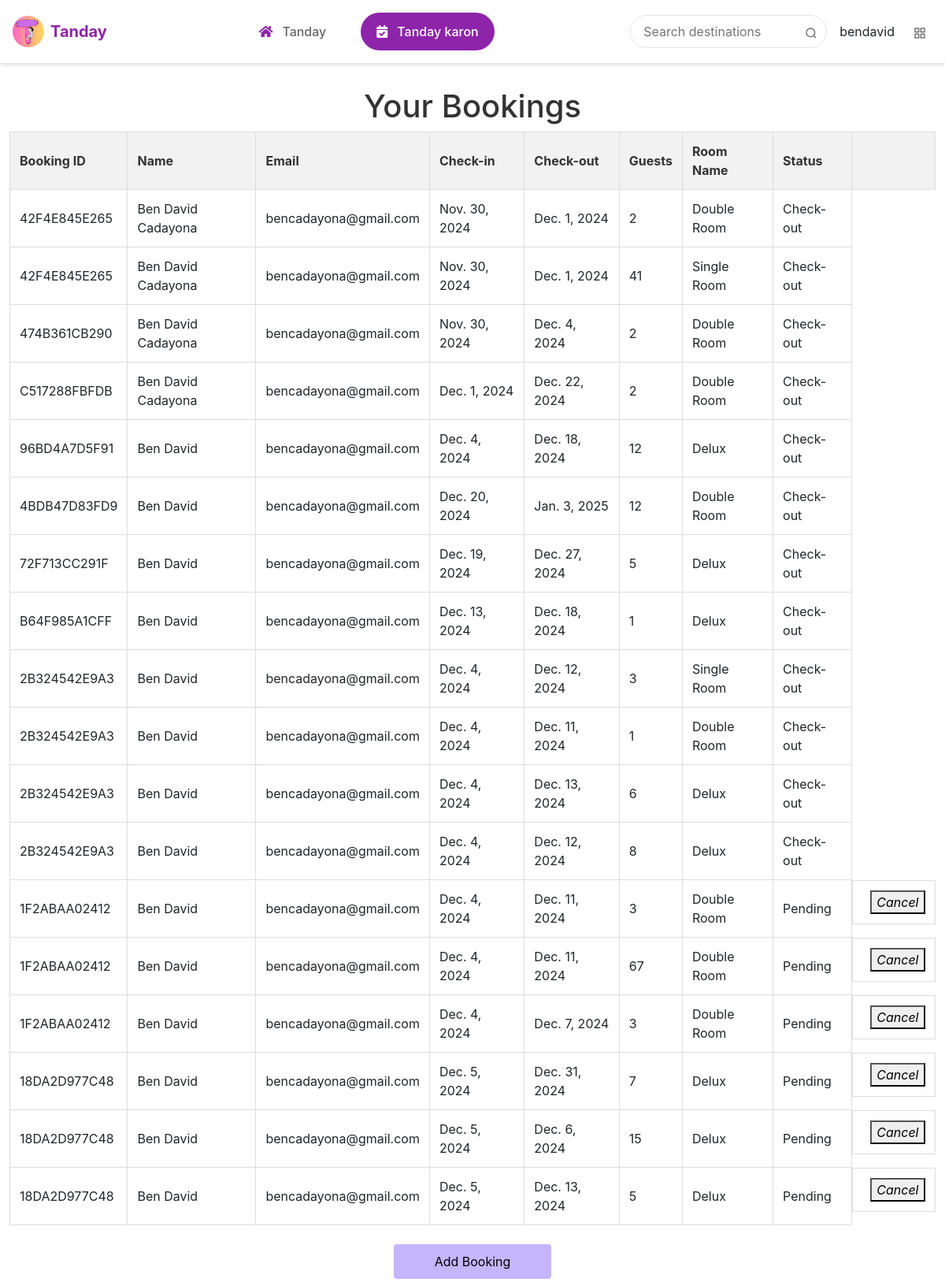
/my_bookings/ (signed in), run on an earlier commit of the app's database.
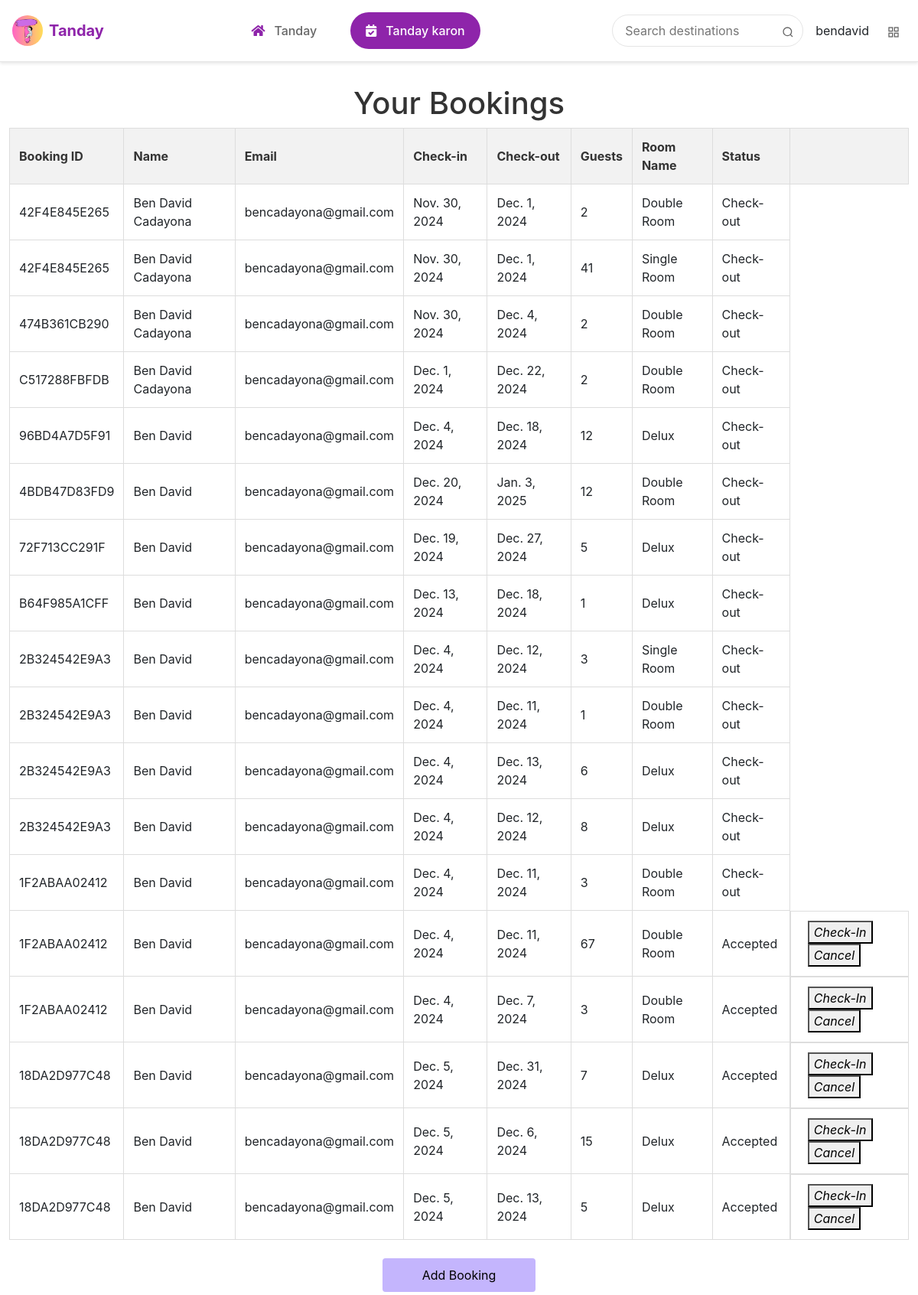
And on a later commit of the database.
### api/models.py (models this page shows, shortened)
class Booking(models.Model):
    STATUS_CHOICES = [
        ("Pending", "Pending"),
        ("Canceled", "Canceled"),
        ("Accepted", "Accepted"),
        ("Check-in", "Check-in"),
        ("Check-out", "Check-out"),
    ]
    user = models.ForeignKey(User, on_delete=models.CASCADE, null=True, blank=True)
    name = models.CharField(max_length=100)
    email = models.EmailField()
    check_in = models.DateField(null=True, blank=True)
    check_out = models.DateField(null=True, blank=True)
    guests = models.IntegerField()
    room = models.ForeignKey(Rooms, on_delete=models.CASCADE)
    booking_number = models.CharField(max_length=12, editable=False, default=uuid.uuid4().hex[:12].upper())
    status = models.CharField(max_length=10, choices=STATUS_CHOICES, default="Pending")

class Rooms(models.Model):
    name = models.CharField(max_length=100)
    number_of_beds = models.IntegerField()
    price = models.FloatField()
    listing = models.ForeignKey('Listing', on_delete=models.CASCADE)
    available_room = models.IntegerField(default=1)

### api/views.py (the view)
# urls.py: path('my_bookings/', my_bookings, name='my_bookings'),
@login_required
def my_bookings(request):
    bookings = Booking.objects.filter(user=request.user)
    return render(request, 'my_bookings.html', {'bookings': bookings})

### api/templates/my_bookings.html (shortened to what this page needs)
{% extends 'base.html' %}
{% load static %}
{% block content %}
    <div class="container">
        <h1>Your Bookings</h1>
        <table>
            <thead>
                <tr>
                    <th>Booking ID</th>
                    <th>Name</th>
                    <th>Email</th>
                    <th>Check-in</th>
                    <th>Check-out</th>
                    <th>Guests</th>
                    <th>Room Name</th>
                    <th>Status</th>
                    <th></th>
                </tr>
            </thead>
            <tbody>
                {% for booking in bookings %}
                    {%if booking.status != 'Canceled'%}
                    <tr style="cursor: pointer;" onclick="viewDetails(event, '{% url 'booking_details' booking.id %}')">
                        <td>{{ booking.booking_number }}</td>
                        <td>{{ booking.name }}</td>
                        <td>{{ booking.email }}</td>
                        <td>{{ booking.check_in }}</td>
                        <td>{{ booking.check_out }}</td>
                        <td>{{ booking.guests }}</td>
                        <td>{{ booking.room.name }}</td>
                        <td>{{ booking.status }}</td>
                        {%if booking.status != 'Check-out'%}
                        <td style="display: flex;flex-direction: row; justify-content: space-between;">
                             <form method="POST" action="{% url 'accept' booking.id %}">
                                {%if booking.status == 'Accepted'%}
                                <button type="submit" name="Check-In_button" class="Check-In"><i class="bi bi-check2-square">Check-In</i></button>
                                {%endif%}
                                {%if booking.status != 'Check-in' and booking.status != 'Check-out'%}
                                <button type="submit" name="cancel-user_button" class="Check-In"><i class="bi bi-x-square-fill">Cancel</i></button>
                                {%endif%}
                            </form>
                        </td>
                        {%endif%}
                    </tr>
                    {%endif%}
                {% endfor %}
            </tbody>
        </table>
    </div>
    <div class="button-container" style="justify-content: center;">
        <a href="{% url 'home' %}" class="button">Add Booking</a>
    </div>
{% endblock content %}

### api/templates/base.html (shortened to what this page needs)
<!DOCTYPE html>
{% load static %}
<html lang="en">
<head>
    <link rel="stylesheet" href="https://cdnjs.cloudflare.com/ajax/libs/font-awesome/5.15.4/css/all.min.css">
    <link rel="stylesheet" href="https://cdn.jsdelivr.net/npm/bootstrap@5.1.3/dist/css/bootstrap.min.css">
</head>
<body>
    <header>
        <div class="header-content">
            <div class="balay">
                <a href="{% url 'home' %}" class="logo">
                    <img src="{% static 'logo.png' %}" alt="Tanday Logo">
                    <span>Tanday</span>
                </a>
            </div>
            <nav>
                <a href="{% url 'home' %}" {% if request.resolver_match.url_name == 'home' %}class="active"{% endif %}>
                    <i class="fas fa-home"></i>
                    <span>Tanday</span>
                </a>
                <a href="{% url 'my_bookings' %}" {% if request.resolver_match.url_name == 'my_bookings' %}class="active"{% endif %}>
                    <i class="fas fa-calendar-check"></i>
                    <span>Tanday karon</span>
                </a>
            </nav>
            <div class="search-user">
                <div class="search-bar">
                    <form method="GET" action="{% url 'home' %}">
                        <input type="text" name="search" placeholder="Search destinations" value="{{ search_query }}">
                        <button type="submit" aria-label="Search">
                            <svg width="16" height="16" viewBox="0 0 24 24" fill="none" stroke="currentColor" stroke-width="2">
                                <circle cx="11" cy="11" r="8"></circle>
                                <line x1="21" y1="21" x2="16.65" y2="16.65"></line>
                            </svg>
                        </button>
                    </form>
                </div>
                <div class="user-actions">
                    <span>{{ request.user.username }}</span>
                    <div class="dashboard-dropdown">
                        <button aria-label="Dashboard">
                            <svg width="16" height="16" viewBox="0 0 24 24" fill="none" stroke="currentColor" stroke-width="2">
                                <rect x="3" y="3" width="7" height="7"></rect>
                                <rect x="14" y="3" width="7" height="7"></rect>
                                <rect x="14" y="14" width="7" height="7"></rect>
                                <rect x="3" y="14" width="7" height="7"></rect>
                            </svg>
                        </button>
                    </div>
                </div>
            </div>
        </div>
    </header>
    <main>
        {% block content %}{% endblock %}
    </main>
</body>
</html>

### api/templates/my_bookings.html (style rules this page uses)
.container { max-width: 1200px; margin: 0 auto; margin-top: 30px; }
h1 { color: #333; text-align: center; }
table { width: 100%; border-collapse: collapse; margin-bottom: 20px; }
th, td { border: 1px solid #ddd; padding: 12px; text-align: left; }
th { background-color: #f2f2f2; font-weight: bold; color: #333; }
.button-container { display: flex; justify-content: space-between; padding: 0 20%; }
.button { background-color: #c4b5fd; border: none; color: black; padding: 10px 20px; text-align: center; text-decoration: none; display: inline-block; font-size: 16px; margin: 4px 2px; cursor: pointer; border-radius: 4px; width: 200px; }
.user-actions { display: flex; align-items: center; gap: 0.5rem; }
.user-actions button { background: none; border: none; cursor: pointer; padding: 0.25rem; transition: transform 0.3s ease; }
.dashboard-dropdown { position: relative; }
nav { display: flex; gap: 1.5rem; }
nav a { text-decoration: none; color: #333; padding: 0.5rem 1rem; border-radius: 9999px; transition: background-color 0.3s ease, color 0.3s ease; }
nav a:hover, nav a.active { background-color: #8e24aa; color: white; }

### api/templates/base.html (style rules this page uses)
body { font-family: -apple-system, BlinkMacSystemFont, 'Segoe UI', Roboto, 'Helvetica Neue', Arial, sans-serif; }
header { background-color: white; box-shadow: 0 2px 4px rgba(0, 0, 0, 0.1); position: sticky; top: 0; z-index: 1030; border-bottom: 1px solid #e5e5e5; }
.header-content { display: flex; justify-content: space-between; align-items: center; padding: 1rem; max-width: 1200px; margin: 0 auto; }
.logo { display: flex; align-items: center; text-decoration: none; color: #8e24aa; font-weight: bold; font-size: 1.25rem; gap: 0.5rem; transition: transform 0.3s ease; }
.logo img { width: 40px; height: 40px; border-radius: 50%; }
nav { display: flex; align-items: center; gap: 1.5rem; margin: 0 2rem; }
nav a { display: flex; align-items: center; gap: 0.75rem; text-decoration: none; color: #666; font-weight: 500; padding: 0.75rem 1.25rem; border-radius: 9999px; transition: all 0.2s ease; white-space: nowrap; }
nav a i { color: #8e24aa; transition: color 0.2s ease; }
nav a.active { background-color: #8e24aa; color: white !important; }
nav a.active i { color: white; }
.search-bar { position: relative; margin-right: 1rem; }
.search-bar form { display: flex; align-items: center; }
.search-bar input { padding: 0.5rem 2.5rem 0.5rem 1rem; border: 1px solid #e5e5e5; border-radius: 9999px; width: 250px; transition: all 0.2s ease; }
.search-bar button { position: absolute; right: 0.75rem; top: 50%; transform: translateY(-50%); background: none; border: none; color: #666; padding: 0; cursor: pointer; }
.search-user { display: flex; align-items: center; }
.user-actions { display: flex; align-items: center; gap: 1rem; }
.dashboard-dropdown { position: relative; }
.dashboard-dropdown button { background: none; border: none; padding: 0.5rem; cursor: pointer; color: #666; }

What changed in the data, as far as the page shows it:
changed Booking (number 13 of 18 on the later page): status "Pending" → "Check-out"; no longer shows "Cancel"
changed Booking (number 14 of 18 on the later page): status "Pending" → "Accepted"; now shows "Check-In"
changed Booking "Dec. 7, 2024": status "Pending" → "Accepted"; now shows "Check-In"
changed Booking "Dec. 31, 2024": status "Pending" → "Accepted"; now shows "Check-In"
changed Booking "Dec. 6, 2024": status "Pending" → "Accepted"; now shows "Check-In"
changed Booking (number 18 of 18 on the later page): status "Pending" → "Accepted"; now shows "Check-In"
